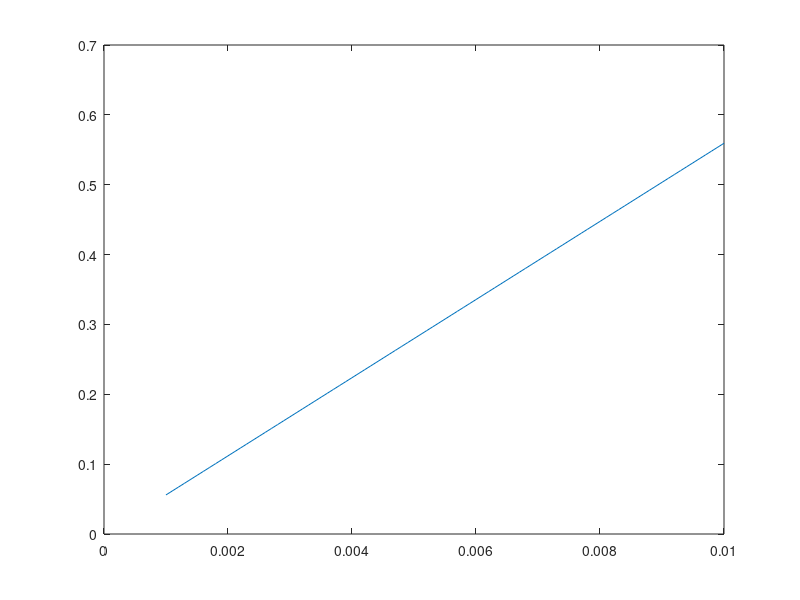
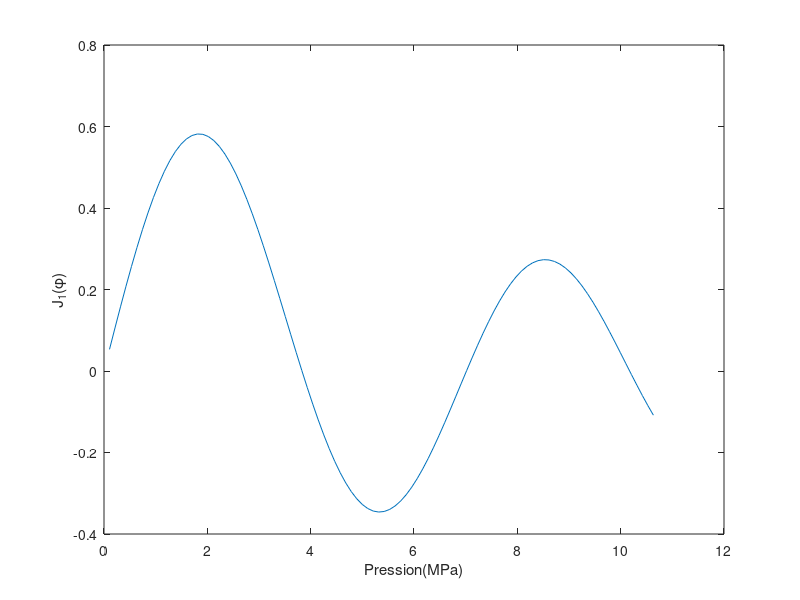

Write the MATLAB code that produced these figures, in order.
%% acoustic efficiency

x = 0:0.1:10;



P = (0.1:0.1:10)*1e6;
lambda = 780e-9;
dndp = 1.32e-10;
L = 1e-3;

Phi = 2*pi*dndp*L*P/lambda;

J1 = besselj(1,Phi);

nopt = 1.28*lambda/(2*pi*L);

L = (1:0.1:10)*1e-3;
Gamma = 1540/(6e6);

G = 2*pi*lambda*L/(1.33*Gamma^2);
figure(1)
plot(L,G)

figure(2);plot(Phi,J1)
xlabel('Pression(MPa)')
ylabel('J_1(\phi)')